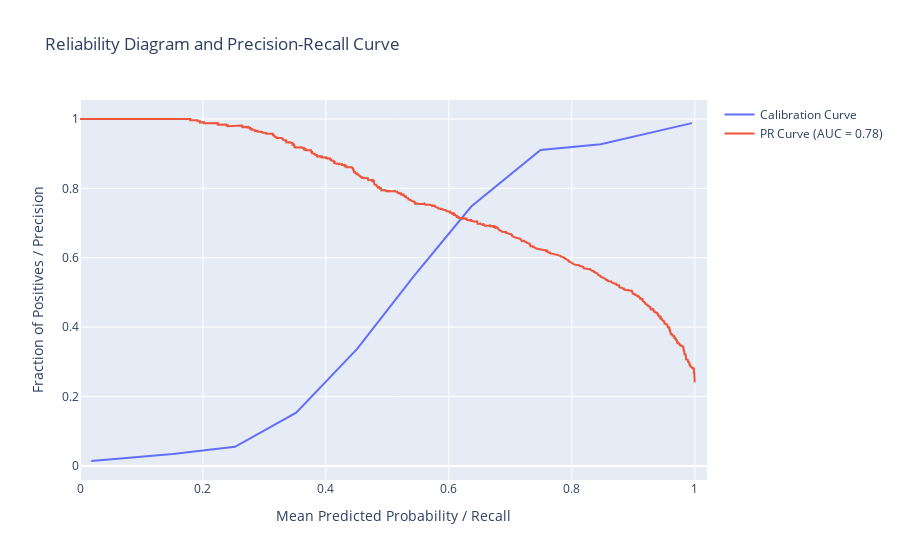

Notebook source saved alongside this figure:
### Markdown cell above
very interesting for our usecase.
High f1, recall and precision for <=50 
Less false classifications of <=50k for >50k
-> Less money spend on useless advertisement for luxury brands

### Code cell
for name, predictions, probabilities in zip(names, estimator_predictions, estimator_probabilities):
    print(f'\nEvaluation for {name}')
    crazy_evaluation_tool(target_test, predictions, y_prob=probabilities)
    crazy_evaluation_tool_fallback(target_test, predictions, y_prob=probabilities)

### Figure 1 — Plotly figure (JSON) as saved in the notebook; plotly's stock layout.template omitted (floating-point values rounded to 4 significant figures; data arrays with more than 128 entries replaced by an {"elided": "..."} marker saying what was removed)
{"data": [{"mode": "lines", "name": "Calibration Curve", "type": "scatter", "x": [0.0183, 0.151, 0.2521, 0.3517, 0.4508, 0.5428, 0.6365, 0.7492, 0.8471, 0.9955], "y": [0.01406, 0.03402, 0.05498, 0.1532, 0.3373, 0.546, 0.7476, 0.9104, 0.9273, 0.988]}, {"mode": "lines", "name": "PR Curve (AUC = 0.78)", "type": "scatter", "x": {"elided": "6513 float values"}, "y": {"elided": "6513 float values"}}], "layout": {"title": {"text": "Reliability Diagram and Precision-Recall Curve"}, "xaxis": {"range": [0, 1.02], "title": {"text": "Mean Predicted Probability / Recall"}}, "yaxis": {"title": {"text": "Fraction of Positives / Precision"}}}}
